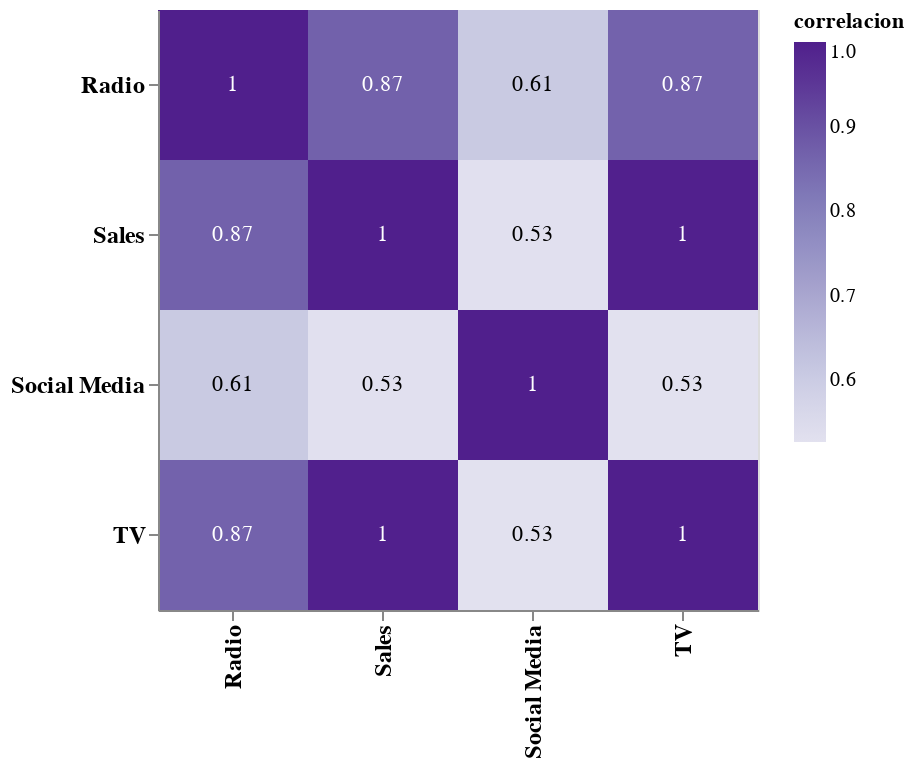

Write notebook code for a chart like this one.
### Code cell
base = alt.Chart(corr_table).mark_rect().encode(
    x=alt.X('variable1:O',title='',axis=alt.Axis(labelFontSize=12, labelFontWeight='bold')),
    y=alt.Y('variable2:O',title='',axis=alt.Axis(labelFontSize=12, labelFontWeight='bold')),
    color=alt.Color('correlacion:Q', scale=alt.Scale(scheme='purples')),
    tooltip=['variable1','variable2','correlacion']
).properties(
    width=300,
    height=300
)
text = base.mark_text().encode(
    text='corrRedondeado',
    color=alt.condition(
        alt.datum.corrRedondeado > 0.8, 
        alt.value('white'),
        alt.value('black')
    )
)

base + text

### Figure 1 — Vega-Lite specification as saved in the notebook (floating-point values rounded to 4 significant figures)
{"config": {"view": {"continuousWidth": 400, "continuousHeight": 300}}, "layer": [{"mark": "rect", "encoding": {"color": {"field": "correlacion", "scale": {"scheme": "purples"}, "type": "quantitative"}, "tooltip": [{"field": "variable1", "type": "nominal"}, {"field": "variable2", "type": "nominal"}, {"field": "correlacion", "type": "quantitative"}], "x": {"axis": {"labelFontSize": 12, "labelFontWeight": "bold"}, "field": "variable1", "title": "", "type": "ordinal"}, "y": {"axis": {"labelFontSize": 12, "labelFontWeight": "bold"}, "field": "variable2", "title": "", "type": "ordinal"}}, "height": 300, "width": 300}, {"mark": "text", "encoding": {"color": {"condition": {"value": "white", "test": "(datum.corrRedondeado > 0.8)"}, "value": "black"}, "text": {"field": "corrRedondeado", "type": "quantitative"}, "tooltip": [{"field": "variable1", "type": "nominal"}, {"field": "variable2", "type": "nominal"}, {"field": "correlacion", "type": "quantitative"}], "x": {"axis": {"labelFontSize": 12, "labelFontWeight": "bold"}, "field": "variable1", "title": "", "type": "ordinal"}, "y": {"axis": {"labelFontSize": 12, "labelFontWeight": "bold"}, "field": "variable2", "title": "", "type": "ordinal"}}, "height": 300, "width": 300}], "data": {"name": "data-c701f3d19321477470bea5bafac1fe4a"}, "$schema": "https://vega.github.io/schema/vega-lite/v4.17.0.json", "datasets": {"data-c701f3d19321477470bea5bafac1fe4a": [{"variable1": "TV", "variable2": "TV", "correlacion": 1.0, "corrRedondeado": 1.0}, {"variable1": "Radio", "variable2": "TV", "correlacion": 0.8667, "corrRedondeado": 0.87}, {"variable1": "Social Media", "variable2": "TV", "correlacion": 0.5267, "corrRedondeado": 0.53}, {"variable1": "Sales", "variable2": "TV", "correlacion": 0.9976, "corrRedondeado": 1.0}, {"variable1": "TV", "variable2": "Radio", "correlacion": 0.8667, "corrRedondeado": 0.87}, {"variable1": "Radio", "variable2": "Radio", "correlacion": 1.0, "corrRedondeado": 1.0}, {"variable1": "Social Media", "variable2": "Radio", "correlacion": 0.6067, "corrRedondeado": 0.61}, {"variable1": "Sales", "variable2": "Radio", "correlacion": 0.8683, "corrRedondeado": 0.87}, {"variable1": "TV", "variable2": "Social Media", "correlacion": 0.5267, "corrRedondeado": 0.53}, {"variable1": "Radio", "variable2": "Social Media", "correlacion": 0.6067, "corrRedondeado": 0.61}, {"variable1": "Social Media", "variable2": "Social Media", "correlacion": 1.0, "corrRedondeado": 1.0}, {"variable1": "Sales", "variable2": "Social Media", "correlacion": 0.5286, "corrRedondeado": 0.53}, {"variable1": "TV", "variable2": "Sales", "correlacion": 0.9976, "corrRedondeado": 1.0}, {"variable1": "Radio", "variable2": "Sales", "correlacion": 0.8683, "corrRedondeado": 0.87}, {"variable1": "Social Media", "variable2": "Sales", "correlacion": 0.5286, "corrRedondeado": 0.53}, {"variable1": "Sales", "variable2": "Sales", "correlacion": 1.0, "corrRedondeado": 1.0}]}}
